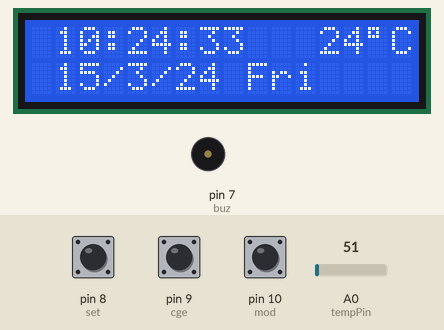
This sketch was run on a simulated Arduino Uno, built with avr-gcc and run on an emulated ATmega328P. On the bench: 16×2 character LCD, buzzer (waves = sounding, pin HIGH). The test bench sets the inputs (shaded band); at power-on: pin 10 (mod) HIGH, pin 8 (set) HIGH, A0 (tempPin) = 51, pin 9 (cge) HIGH. The local clock reads 2024-03-15 10:24:30 at power-on unless the sketch sets it; EEPROM starts erased.

Above: at 3.2 s.
3.3 s: pin 10 (mod) pulled LOW for 0.25 s
At 3.42 s:
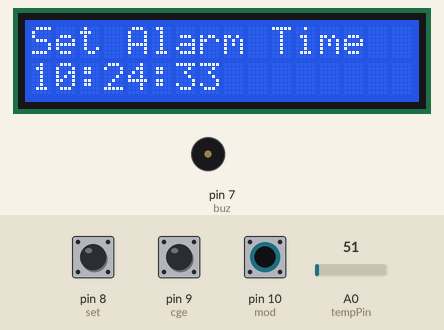
5.4 s: pin 8 (set) pulled LOW for 3.2 s
At 8.9 s:
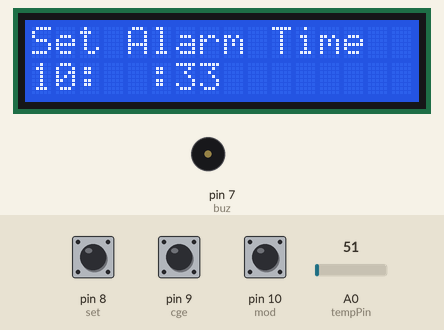
10.3 s: pin 8 (set) pulled LOW for 1 s
At 12.9 s:
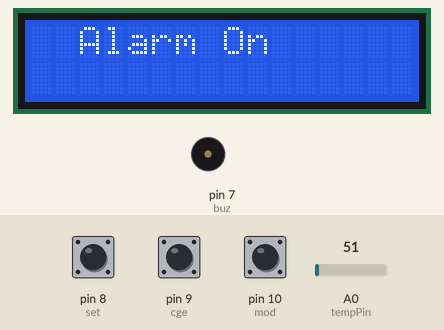
14.3 s: A0 (tempPin) set to 61
At 14.7 s:
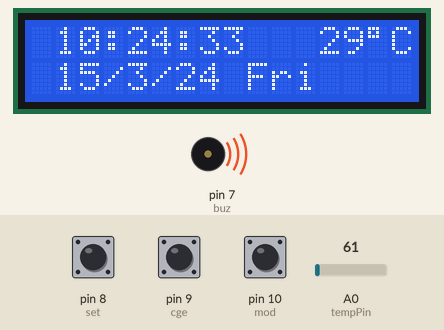
17.3 s: A0 (tempPin) set to 71
At 18.9 s:
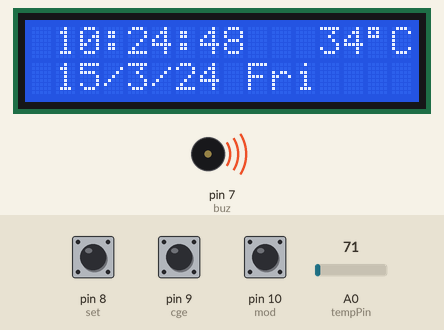
20.0 s: pin 10 (mod) pulled LOW for 3.2 s
At 20.9 s:
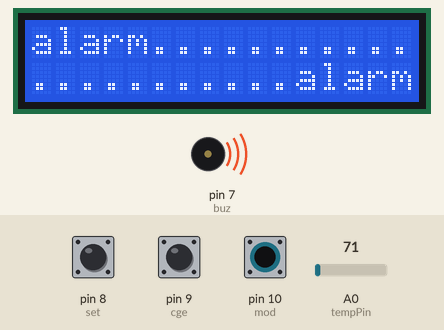
Timing chart, 0 to 23.5 s (numbered marks = the images above; inputs shaded):
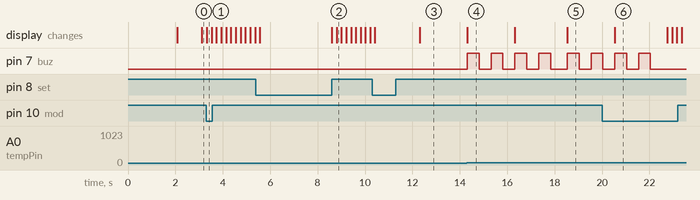

The sketch:

alarm_clock_with_calendar.ino
```cpp
#include <Wire.h>
#include<EEPROM.h>
#include <RTClib.h>
#include <LiquidCrystal.h>
LiquidCrystal lcd(12,11,5,4,3,2);
RTC_DS1307 RTC;
int tmp,Inc,hor,mIn,add=11;
int set=8;
int cge=9;
int mod=10;
int off=0;
float temp;
int tempPin = 0;
#define buz 7
int Hor,Min,Sec;
///////////////////////////////////////Function to adjust the time//////////////////////////////////
void time()
{
    int tmp=1,mins=0,hors=0,secs=0;
    while(tmp==1)
    {
     off=0;
     if(digitalRead(cge)==0)
     {
      Hor++;
      if(Hor==24)
      {
       Hor=0;
      }
     }
     lcd.clear();
     lcd.setCursor(0,0);
     lcd.print("Set Alarm Time ");

    lcd.setCursor(0,1);
    if(Hor<=9)
    lcd.print("0");
    lcd.print(Hor);
    lcd.print(":");
    lcd.print(Min);
    lcd.print(":");
    lcd.print(Sec);
    delay(200);
    lcd.setCursor(0,1);
    lcd.print("  ");
    lcd.print(":");
    lcd.print(Min);
    lcd.print(":");
    lcd.print(Sec);
    delay(200);
    if(digitalRead(set)==0)
    {
      hor=Hor;
      EEPROM.write(add++,hor);
     tmp=2;
     while(digitalRead(set)==0);
    }
    }

    while(tmp==2)
    {
     if(digitalRead(cge)==0)
     {
      Min++;
      if(Min==60)
      {Min=0;}
     }
    lcd.setCursor(0,1);
    lcd.print(Hor);
    lcd.print(":");
     if(Min<=9)
    lcd.print("0");
    lcd.print(Min);
    lcd.print(":");
    lcd.print(Sec);
    lcd.print("  ");
    delay(200);
     lcd.setCursor(0,1);
    lcd.print(Hor);
    lcd.print(":");
    lcd.print("  ");
    lcd.print(":");
    lcd.print(Sec);
    lcd.print("  ");
    delay(200);
      if(digitalRead(set)==0)
      {
       mIn=Min;
       EEPROM.write(add++, mIn);
       tmp=0;
       while(digitalRead(set)==0);
      }
    }
    off=1;
    delay(10);
}
///////////////////////////////////////////function to sound the buzzer//////////////////////////////////
void Buz()
{
  if(digitalRead(set)==0)
  off=0;
  if(off==1)
  {
   digitalWrite(buz,HIGH);
   delay(500);

   digitalWrite(buz, LOW);
   delay(500);
  }
}
//////////////////////////////////////////function to compare the alarm time with current RTC time//////////////////
void TimeCheck()
{
  int tem[17];
  for(int i=11;i<17;i++)
  {
    tem[i]=EEPROM.read(i);
  }
  if(Hor == tem[11] && Min == tem[12] && off==1)
  {
   add=11;
   Buz();
   Buz();
   lcd.clear();
   lcd.print("alarm...........");
   lcd.setCursor(0,1);
   lcd.print("...........alarm");
   Buz();
   Buz();
    }
}
////////////////////////////////////////////////////////////setup///////////////////////////
void setup()
{
 Wire.begin();
 RTC.begin();
 lcd.begin(16,2);
 pinMode(cge, INPUT);
 pinMode(set, INPUT);
 pinMode(mod, INPUT);
 pinMode(buz, OUTPUT);
 digitalWrite(set, HIGH);
 digitalWrite(mod, HIGH);
 digitalWrite(cge, HIGH);

   lcd.setCursor(0,0);
   lcd.print("Shikhar Jain");
   lcd.setCursor(0,1);
   lcd.print("  Alarm Clock  ");
   delay(2000);

 if(!RTC.isrunning())
 {
 RTC.adjust(DateTime(__DATE__,__TIME__));
 }
}
////////////////////////////////////////////////////////////loop/////////////////////////////////////
void loop()
{
   DateTime now = RTC.now();
   if(digitalRead(mod) == 0)
   {
    current();
    time();
    delay(1000);
    lcd.clear();
    lcd.setCursor(0,0);
    lcd.print("  Alarm On");
    delay(2000);
   }
 lcd.clear();
 lcd.setCursor(0,0);
 lcd.print(" ");
 Hor=now.hour(),DEC;
 if(Hor<=9)
 {
  lcd.print("0");
  lcd.print(Hor=now.hour(),DEC);
 }
 else
 lcd.print(Hor=now.hour(),DEC);
 lcd.print(":");
 Min=now.minute(),DEC;
 if(Min<=9)
 {
 lcd.print("0");
 lcd.print(Min=now.minute(),DEC);
 }
 else
 lcd.print(Min=now.minute(),DEC);

 lcd.print(":");
 Sec=now.second(),DEC;
 if(Sec<=9)
 {
  lcd.print("0");
  lcd.print(Sec=now.second(),DEC);
 }
 else
 lcd.print(Sec=now.second(),DEC);

temp = analogRead(tempPin);

temp = temp * 0.48828125;

lcd.setCursor(12, 0);
lcd.print((int)temp);
lcd.print((char)223);
lcd.print("C");

 lcd.setCursor(0,1);
 lcd.print(" ");
 lcd.print(now.day(),DEC);
 lcd.print("/");
 lcd.print(now.month(),DEC);
 lcd.print("/");
 lcd.print(now.year()%100,DEC);

 int da=now.day();
 int m=now.month();
 int C=now.year();
 lcd.print(" ");

int leap;
 if ((C % 100 == 0) && (C % 400 != 0))
      leap = 0;
   else if (C % 4 == 0)
      leap = 1;
   else
      leap = 0;

   int fmonth = 3 + (2 - leap) * ((m + 2) / (2 * m))
         + (5 * m + m / 9) / 2;

   //bring it in range of 0 to 6
   fmonth = fmonth % 7;

   int dayOfWeek;
   int YY = C % 100;
   int century = C / 100;

   dayOfWeek = 1.25 * YY + fmonth + da - 2 * (century % 4);

   //remainder on division by 7
   dayOfWeek = dayOfWeek % 7;

   switch (dayOfWeek) {
      case 0:
         lcd.print("Sat");
         break;
      case 1:
         lcd.print("Sun");
         break;
      case 2:
         lcd.print("Mon");
         break;
      case 3:
         lcd.print("Tues");
         break;
      case 4:
         lcd.print("Wed");
         break;
      case 5:
         lcd.print("Thurs");
         break;
      case 6:
         lcd.print("Fri");
         break;
   }

 TimeCheck();
 delay(200);
}
///////////////////////////////////////////////////////function to get current RTC time//////////////////////////////
void current()
{
  lcd.setCursor(0,1);
  lcd.print(Hor);
  lcd.print(":");
  lcd.print(Min);
  lcd.print(":");
  lcd.print(Sec);
}
```

Measured:
- after the input at 3.3 s, the display: changes at once (image 1)
- after the input at 17.3 s, the display: changes after 1.2 s (image 5)
- after the input at 20.0 s, pin 7 (buz): goes on until 22.0 s, then stays LOW
- by itself, pin 7 (buz): alternates HIGH for 0.50 s and LOW for 0.50 s
- what the display in image 4 shows lasts 2.0 s, from 14.3 s to 16.3 s
